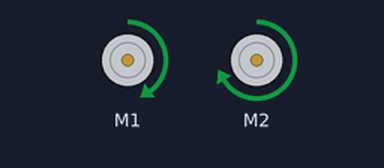
The sketch below on a simulated Arduino Uno, built with avr-gcc and run on an emulated ATmega328P. Shown: 2 × DC motor (green arrow = forward, orange = backward, longer = faster). What the sketch prints to the serial monitor is not drawn.

Above: at 1.5 s.
At 7.5 s:
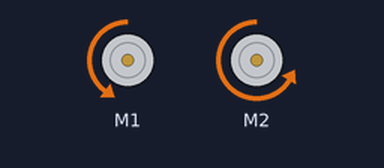
At 10.5 s:
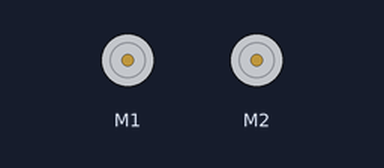
Timing chart, 0 to 15.6 s (numbered marks = the images above):
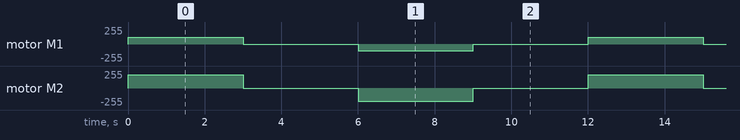

The sketch:

BT_Controlled_bot.ino
```cpp
#include <AFMotor.h>
#include <Servo.h>

AF_DCMotor motor1(1); // DC motor on M1
AF_DCMotor motor2(2); // DC motor on M2

void setup() {
  Serial.begin(9600);
  Serial.println("Motor party!");

  // turn on motor #1
  motor1.setSpeed(100);
  motor1.run(RELEASE);

  // turn on motor #2
  motor2.setSpeed(200);
  motor2.run(RELEASE);
}

void loop() {
  motor1.run(FORWARD);
  motor2.run(FORWARD);
  delay(3000);

  motor1.run(RELEASE);
  motor2.run(RELEASE);
  delay(3000);

  motor1.run(BACKWARD);
  motor2.run(BACKWARD);
  delay(3000);

  motor1.run(RELEASE);
  motor2.run(RELEASE);
  delay(3000);
}
```

Measured:
- by itself, motor M1: repeats every 12.0 s: stopped 3.0 s, backward 100/255 3.0 s, stopped 3.0 s, forward 100/255 3.0 s
- by itself, motor M2: repeats every 12.0 s: stopped 3.0 s, backward 200/255 3.0 s, stopped 3.0 s, forward 200/255 3.0 s
